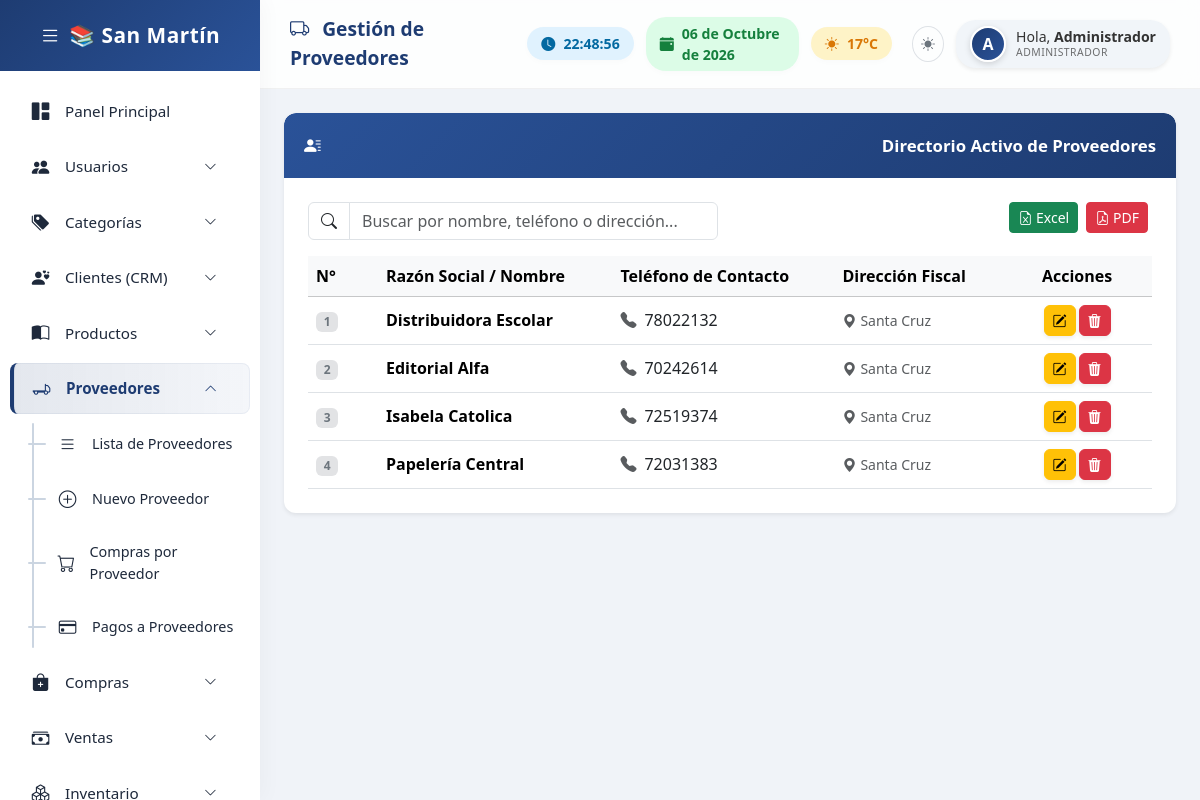
Page /proveedores/index.php (signed in) on the committed database.
### tables this page shows
CREATE TABLE `proveedores` (
  `id_proveedor` int(11) NOT NULL AUTO_INCREMENT,
  `nombre` varchar(150) DEFAULT NULL,
  `telefono` varchar(30) DEFAULT NULL,
  `direccion` varchar(255) DEFAULT NULL,
  `activo` tinyint(1) DEFAULT 1,
  PRIMARY KEY (`id_proveedor`)
);

### includes/paginador.php (called while the page is built, shortened)
<?php
function paginar($conexion, $sql_base, $limite = 20) {
    $pagina = isset($_GET['pagina']) ? max(1, intval($_GET['pagina'])) : 1;
    $offset = ($pagina - 1) * $limite;
    $total = mysqli_fetch_assoc(mysqli_query($conexion, $sql_base));
    $total_registros = $total['total'];
    $total_paginas = ceil($total_registros / $limite);
    $sql_limite = " LIMIT $offset, $limite";
    return ['pagina' => $pagina, 'total_paginas' => $total_paginas, 'total_registros' => $total_registros, 'offset' => $offset, 'limite' => $limite, 'sql_limite' => $sql_limite];
}
?>

### proveedores/index.php (the view, shortened to what this page needs)
<?php
include("../includes/paginador.php");
$sql_base = "SELECT COUNT(*) as total FROM proveedores WHERE activo=1";
$sql_data = "SELECT * FROM proveedores WHERE activo=1 ORDER BY nombre ASC";
$paginacion = paginar($conexion, $sql_base);
$proveedores = mysqli_query($conexion, $sql_data . $paginacion['sql_limite']);
?>
<!DOCTYPE html>
<html lang="es">
<head>
    <link href="https://cdn.jsdelivr.net/npm/bootstrap@5.3.3/dist/css/bootstrap.min.css" rel="stylesheet">
    <link rel="stylesheet" href="https://cdn.jsdelivr.net/npm/bootstrap-icons@1.11.3/font/bootstrap-icons.min.css">
<link rel="stylesheet" href="/includes/base.css">
</head>
<body>
<?php $base_path = '../'; include '../includes/sidebar.php'; ?>
<div class="main-content">
    <div class="topbar">
        <div class="topbar-title"><i class="bi bi-truck me-2"></i> Gestión de Proveedores</div>
        <div class="topbar-widgets">
            <div class="widget-box widget-time"><i class="bi bi-clock-fill me-2"></i> <span id="live-clock">00:00:00</span></div>
            <div class="widget-box widget-date"><i class="bi bi-calendar-event-fill me-2"></i> <span id="live-date">--/--/----</span></div>
            <div class="widget-box widget-weather"><i class="bi bi-sun-fill me-2"></i> <span>17°C</span></div>
            <div class="user-profile shadow-sm">
    <div class="profile-avatar-wrap"><?php if(!empty($_SESSION["imagen"])): ?><img src="../assets/uploads/usuarios/<?php echo $_SESSION["imagen"]; ?>" class="profile-avatar"><?php else: ?><div class="profile-avatar-inicial"><?php echo strtoupper(substr($_SESSION["nombre"],0,1)); ?></div><?php endif; ?></div>
    <div class="profile-info">
        <div class="profile-name">Hola, <strong><?php echo $_SESSION["nombre"]; ?></strong></div>
        <div class="profile-role"><?php echo $_SESSION["rol"]; ?></div>
    </div>
</div>        </div>
    </div>
    <div class="container-fluid p-4">
        <div class="panel-custom shadow-sm">
            <div class="panel-custom-header">
                <i class="bi bi-person-lines-fill me-2"></i> <span class="menu-text"> Directorio Activo de Proveedores</span>
            </div>
            <div class="panel-custom-body p-4">
                <div class="row mb-3">
                    <div class="col-md-6">
                        <div class="input-group">
                            <span class="input-group-text bg-white"><i class="bi bi-search"></i></span>
                            <input type="text" id="buscador" class="form-control" placeholder="Buscar por nombre, teléfono o dirección..." onkeyup="filtrarTabla()">
                        </div>
                    </div>
                    <div class="col-md-6 text-end">
                        <a href="?exportar=xls" class="btn btn-success btn-sm me-1"><i class="bi bi-file-earmark-excel"></i> Excel</a>
                        <a href="?exportar=pdf" class="btn btn-danger btn-sm me-1"><i class="bi bi-file-earmark-pdf"></i> PDF</a>
                    </div>
                </div>
                <div class="table-responsive">
                    <table class="table table-hover align-middle mb-0">
                        <thead>
                            <tr class="table-light">
                                <th style="width: 70px;">N°</th>
                                <th>Razón Social / Nombre</th>
                                <th>Teléfono de Contacto</th>
                                <th>Dirección Fiscal</th>
                                <th class="text-center" style="width: 150px;">Acciones</th>
                            </tr>
                        </thead>
                        <tbody>
                            <?php
                            $num = ($paginacion['pagina'] - 1) * $paginacion['limite'] + 1;
                            while($fila = mysqli_fetch_assoc($proveedores)){
                            ?>
                            <tr>
                                <td><span class="badge bg-secondary-subtle text-secondary fw-bold"><?php echo $num++; ?></span></td>
                                <td><strong><?php echo $fila['nombre']; ?></strong></td>
                                <td><span class="text-dark"><i class="bi bi-telephone-fill text-muted me-2"></i><?php echo $fila['telefono']; ?></span></td>
                                <td><small class="text-muted"><i class="bi bi-geo-alt-fill text-muted me-1"></i><?php echo $fila['direccion']; ?></small></td>
                                <td class="text-center">
                                    <div class="btn-group" role="group">
                                        <button class="btn btn-warning btn-sm shadow-sm me-1 rounded" data-bs-title="Editar proveedor" data-bs-toggle="modal" data-bs-target="#modalEditarProveedor<?php echo $fila['id_proveedor']; ?>">
                                            <i class="bi bi-pencil-square"></i>
                                        </button>
                                        <a href="eliminar.php?id=<?php echo $fila['id_proveedor']; ?>" class="btn btn-danger btn-sm shadow-sm rounded" data-confirm="¿Está seguro de dar de baja a este proveedor?" data-bs-toggle="tooltip" data-bs-title="Eliminar proveedor">
                                            <i class="bi bi-trash3-fill"></i>
                                        </a>
                                    </div>
                                </td>
                            </tr>
                            <?php } ?>
                        </tbody>
                    </table>
                </div>
            </div>
        </div>
    </div>
</div>
</body>
</html>

### includes/base.css (style rules this page uses)
:root { --body-bg:#f0f3f8;--sidebar-bg:#fff;--sidebar-text:#1e293b;--sidebar-hover-bg:#e2e8f0;--sidebar-accent:#1e3c72;--sidebar-active-bg:linear-gradient(90deg,rgba(30,60,114,0.12),rgba(42,82,152,0.05));--sidebar-brand-bg:linear-gradient(135deg,#1e3c72,#2a5298);--topbar-bg:rgba(255,255,255,0.85);--panel-bg:#fff;--panel-header-bg:linear-gradient(135deg,#2a5298,#1e3c72);--profile-bg:#f1f5f9;--profile-text:#333;--sub-item-active-bg:#eef2ff;--scrollbar-thumb:rgba(0,0,0,0.12);--scrollbar-thumb-hover:rgba(0,0,0,0.25);--collapse-line:#cbd5e1;--collapse-dash:#94a3b8;--border-color:rgba(0,0,0,0.05);--form-bg:#fff;--form-text:#1e293b;--form-border:#d1d5db;--form-focus-border:#60a5fa;--input-group-bg:#f1f5f9;--card-bg:#fff; }
body { background:var(--body-bg);font-family:'Segoe UI',sans-serif;margin:0;overflow-x:hidden; }
.main-content { margin-left:260px;min-height:100vh;transition:all 0.3s ease; }
.topbar { background:var(--topbar-bg);backdrop-filter:blur(10px);-webkit-backdrop-filter:blur(10px);padding:15px 30px;display:flex;justify-content:space-between;align-items:center;border-bottom:1px solid var(--border-color);position:sticky;top:0;z-index:999; }
.topbar-title { font-size:1.2rem;font-weight:600;color:var(--sidebar-accent); }
.topbar-widgets { display:flex;align-items:center;gap:12px; }
.widget-box { padding:6px 14px;border-radius:20px;font-size:0.88rem;font-weight:600;display:flex;align-items:center;box-shadow:0 2px 6px rgba(0,0,0,0.02); }
.widget-time { background:#e0f2fe;color:#0369a1; }
.widget-date { background:#dcfce7;color:#15803d; }
.widget-weather { background:#fef3c7;color:#d97706; }
.user-profile { display:flex;align-items:center;background:var(--profile-bg);padding:6px 14px;border-radius:20px;font-size:0.9rem;color:var(--profile-text); }
.profile-avatar-wrap { flex-shrink:0;margin-right:10px;display:flex;align-items:center; }
.profile-avatar-inicial { width:36px;height:36px;border-radius:50%;background:linear-gradient(135deg,#1e3c72,#2a5298);color:#fff;display:flex;align-items:center;justify-content:center;font-weight:700;font-size:1rem;border:2px solid #fff;box-shadow:0 2px 6px rgba(0,0,0,0.15); }
.profile-info { display:flex;flex-direction:column;line-height:1.2; }
.profile-name { font-size:0.88rem;white-space:nowrap; }
.profile-role { font-size:0.65rem;text-transform:uppercase;letter-spacing:0.5px;opacity:0.7;white-space:nowrap; }
.panel-custom { border:none;border-radius:12px;background:var(--panel-bg);box-shadow:0 4px 15px rgba(0,0,0,0.02);margin-bottom:30px;animation:fadeInUp 0.5s ease-in-out;overflow:hidden; }
.panel-custom-header { padding:20px;font-size:1.05rem;font-weight:600;color:#fff;border-radius:12px 12px 0 0;background:var(--panel-header-bg); }
.panel-custom-body { padding:20px; }

### rows in the picture
proveedores: nombre "Distribuidora Escolar", telefono "78022132", direccion "Santa Cruz"
proveedores: nombre "Editorial Alfa", telefono "70242614", direccion "Santa Cruz"
proveedores: nombre "Isabela Catolica", telefono "72519374", direccion "Santa Cruz"
proveedores: nombre "Papelería Central", telefono "72031383", direccion "Santa Cruz"

### other values in the picture
substr($_SESSION["nombre"],0,1) "A"
$_SESSION["nombre"] "Administrador"
$_SESSION["rol"] "ADMINISTRADOR"
